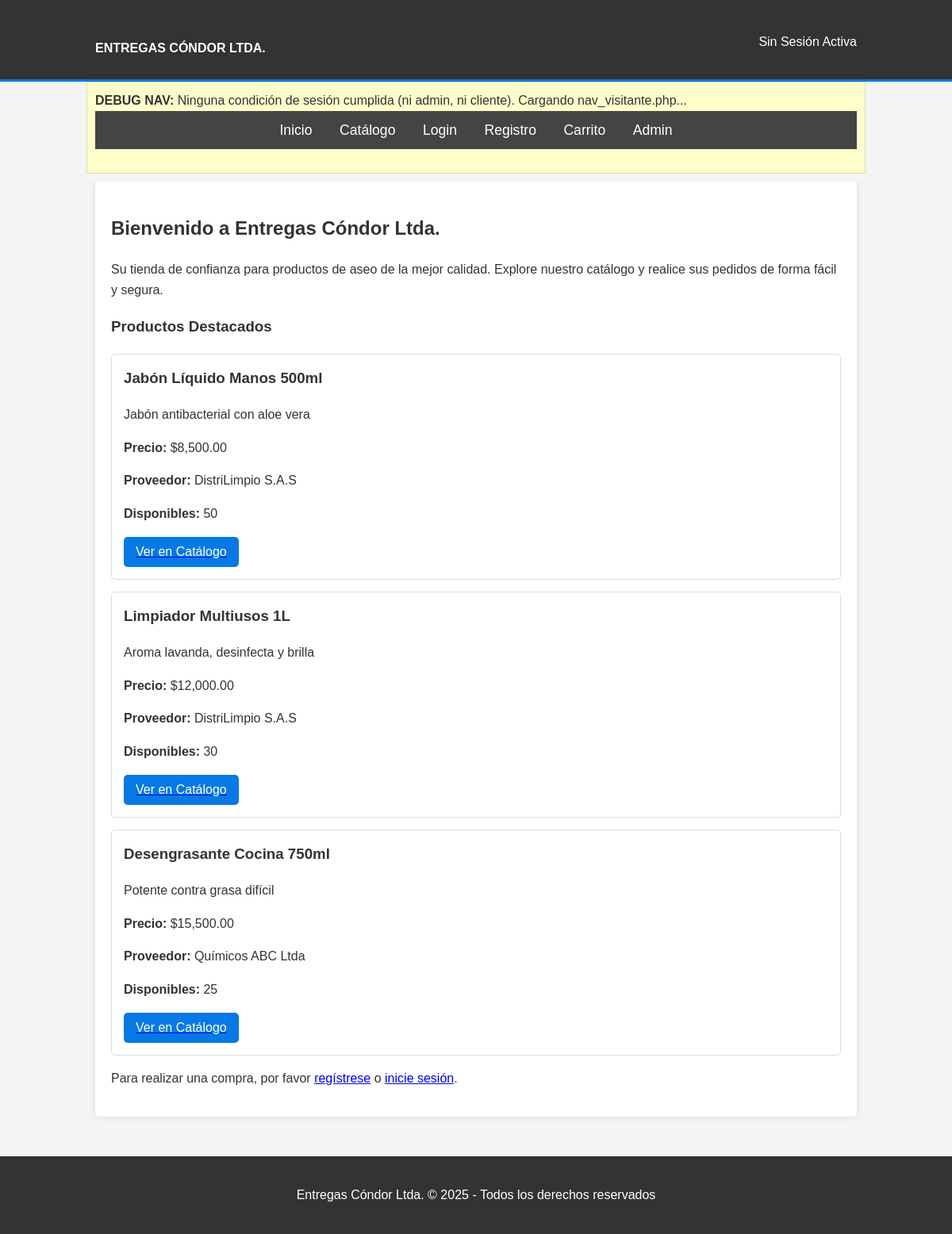
The page / on the database its author committed.
### tables this page shows
CREATE TABLE `producto` (
  `id_producto` int(11) NOT NULL,
  `nombre_producto` varchar(120) NOT NULL,
  `descripcion` text DEFAULT NULL,
  `precio` decimal(10,2) NOT NULL,
  `id_proveedor` int(11) NOT NULL,
  `fecha_creacion` datetime DEFAULT current_timestamp()
);

CREATE TABLE `proveedor` (
  `id_proveedor` int(11) NOT NULL,
  `nombre_proveedor` varchar(120) NOT NULL,
  `contacto` varchar(100) DEFAULT NULL,
  `telefono` varchar(20) DEFAULT NULL,
  `direccion` varchar(200) DEFAULT NULL,
  `fecha_creacion` datetime DEFAULT current_timestamp()
);

CREATE TABLE `inventario` (
  `id_producto` int(11) NOT NULL,
  `cantidad_disponible` int(11) NOT NULL DEFAULT 0,
  `fecha_actualizacion` datetime DEFAULT current_timestamp() ON UPDATE current_timestamp()
);

### index.php (the view, shortened to what this page needs)
<?php
require_once __DIR__ . '/includes/header.php';
echo "<div class='container' style='background-color: #ffc; border: 1px solid #dda; padding: 10px; margin-bottom:10px;'><strong>DEBUG NAV:</strong> ";
if (isset($_SESSION['admin_logged_in']) && $_SESSION['admin_logged_in'] === true) {
    echo "Condición para NAV_ADMIN cumplida. Cargando nav_admin.php...";
    require_once __DIR__ . '/includes/nav_admin.php';
} elseif (isset($_SESSION['cliente_id'])) {
    echo "Condición para NAV_CLIENTE cumplida. Cargando nav_cliente.php...";
    require_once __DIR__ . '/includes/nav_cliente.php';
} else {
    echo "Ninguna condición de sesión cumplida (ni admin, ni cliente). Cargando nav_visitante.php...";
    require_once __DIR__ . '/includes/nav_visitante.php';
}
echo "</div>";
?>
<div class="container">
    <div class="main-content">
        <h2>Bienvenido a Entregas Cóndor Ltda.</h2>
        <p>Su tienda de confianza para productos de aseo de la mejor calidad. Explore nuestro catálogo y realice sus pedidos de forma fácil y segura.</p>
        <h3>Productos Destacados</h3>
        <div class="product-list">
            <?php
            try {
                $stmt = $pdo->query("SELECT
                                        p.id_producto, p.nombre_producto, p.descripcion, p.precio,
                                        pr.nombre_proveedor,
                                        i.cantidad_disponible
                                    FROM Producto p
                                    JOIN Proveedor pr ON p.id_proveedor = pr.id_proveedor
                                    LEFT JOIN Inventario i ON p.id_producto = i.id_producto
                                    WHERE (i.cantidad_disponible IS NULL OR i.cantidad_disponible > 0)
                                    ORDER BY p.fecha_creacion DESC
                                    LIMIT 3");
                $productos_destacados = $stmt->fetchAll(PDO::FETCH_ASSOC);
                if ($productos_destacados) {
                    foreach ($productos_destacados as $producto) {
                        echo "<div class='product-item'>";
                        echo "<h3>" . htmlspecialchars($producto['nombre_producto']) . "</h3>";
                        echo "<p>" . nl2br(htmlspecialchars($producto['descripcion'] ?? 'Sin descripción.')) . "</p>";
                        echo "<p><strong>Precio:</strong> $" . htmlspecialchars(number_format($producto['precio'], 2)) . "</p>";
                        echo "<p><strong>Proveedor:</strong> " . htmlspecialchars($producto['nombre_proveedor']) . "</p>";
                        echo "<p><strong>Disponibles:</strong> " . htmlspecialchars($producto['cantidad_disponible'] ?? 'Consultar') . "</p>";
                        echo "<a href='" . obtener_url_base() . "catalogo.php#producto-" . htmlspecialchars($producto['id_producto']) . "'><button>Ver en Catálogo</button></a>";
                        echo "</div>";
                    }
                } else {
                    echo "<p>No hay productos destacados en este momento.</p>";
                }
            } catch (PDOException $e) {
                echo "<p class='error'>Error al cargar productos destacados.</p>";
                 error_log("Error PDO en index.php (productos destacados): " . $e->getMessage());
            }
            ?>
        </div>
        <?php if (!isset($_SESSION['cliente_id']) && !(isset($_SESSION['admin_logged_in']) && $_SESSION['admin_logged_in'] === true)): ?>
            <p>Para realizar una compra, por favor <a href="<?php echo obtener_url_base(); ?>registro.php">regístrese</a> o <a href="<?php echo obtener_url_base(); ?>login.php">inicie sesión</a>.</p>
        <?php endif; ?>
    </div>
</div>
<?php
require_once __DIR__ . '/includes/footer.php';
?>

### includes/header.php (shortened to what this page needs)
<?php
if (!function_exists('obtener_url_base')) {
    function obtener_url_base() {
        $protocol = (!empty($_SERVER['HTTPS']) && $_SERVER['HTTPS'] !== 'off' || $_SERVER['SERVER_PORT'] == 443) ? "https://" : "http://";
        $host = $_SERVER['HTTP_HOST'];
        $project_folder_name = 'entregas_condor';
        $script_name_parts = explode('/', $_SERVER['SCRIPT_NAME']);
        $path_to_project = '/';
        foreach ($script_name_parts as $part) {
            if (empty($part)) continue;
            $path_to_project .= $part . '/';
        }
        if (strpos($_SERVER['SCRIPT_NAME'], '/' . $project_folder_name . '/') === false && $project_folder_name !== '') {
             $path_to_project = '/' . ($project_folder_name ? $project_folder_name . '/' : '');
        }
        return $protocol . $host . $path_to_project;
    }
}
?>
<!DOCTYPE html>
<html lang="es">
<head>
    <link rel="stylesheet" href="<?php echo obtener_url_base(); ?>css/style.css">
</head>
<body>
    <header>
        <div class="container">
            <div id="branding">
                <h1><a href="<?php echo obtener_url_base(); ?>index.php">Entregas Cóndor Ltda.</a></h1>
            </div>
            <div style="float: right; color: white; padding-top: 10px;">
                <?php
                if (isset($_SESSION['cliente_id'])) {
                    echo "Sesión Cliente: " . htmlspecialchars($_SESSION['cliente_nombre'] ?? 'Activa');
                } elseif (isset($_SESSION['admin_logged_in']) && $_SESSION['admin_logged_in'] === true) {
                    echo "Sesión Admin: Activa";
                } else {
                    echo "Sin Sesión Activa";
                }
                ?>
            </div>
        </div>
    </header>

### includes/nav_visitante.php (shortened to what this page needs)
<nav>
    <div class="container">
        <ul>
            <li><a href="<?php echo obtener_url_base(); ?>index.php">Inicio</a></li>
            <li><a href="<?php echo obtener_url_base(); ?>catalogo.php">Catálogo</a></li>
            <li><a href="<?php echo obtener_url_base(); ?>login.php">Login</a></li>
            <li><a href="<?php echo obtener_url_base(); ?>registro.php">Registro</a></li>
            <li><a href="<?php echo obtener_url_base(); ?>carrito.php">Carrito</a></li>
            <li><a href="<?php echo obtener_url_base(); ?>admin/index.php">Admin</a></li> </ul>
    </div>
</nav>

### includes/footer.php (shortened to what this page needs)
    <footer>
        <p>Entregas Cóndor Ltda. &copy; <?php echo date("Y"); ?> - Todos los derechos reservados</p>
    </footer>
    </body>
</html>

### css/style.css (style rules this page uses)
body { font-family: Arial, sans-serif; line-height: 1.6; margin: 0; padding: 0; background-color: #f4f4f4; color: #333; }
.container { width: 80%; margin: auto; overflow: hidden; padding: 0 20px; }
header { background: #333; color: #fff; padding-top: 30px; min-height: 70px; border-bottom: #0779e4 3px solid; }
header a { color: #fff; text-decoration: none; text-transform: uppercase; font-size: 16px; }
header #branding { float: left; }
header #branding h1 { margin: 0; }
nav { background: #444; color: #fff; padding: 10px 0; margin-bottom: 20px; }
nav ul { padding: 0; margin: 0 auto; list-style: none; text-align: center; }
nav li { display: inline; }
nav a { color: #fff; text-decoration: none; padding: 5px 15px; font-size: 1.1em; }
h1, h2, h3 { color: #333; }
.main-content { padding: 20px; background: #fff; margin-bottom: 20px; border-radius: 5px; box-shadow: 0 0 10px rgba(0,0,0,0.1); }
button, input[type="submit"] { display: block; background-color: #0779e4; color: white; padding: 10px 15px; border: none; border-radius: 5px; cursor: pointer; font-size: 16px; margin-top: 10px; }
.product-item { border: 1px solid #ddd; padding: 15px; margin-bottom: 15px; border-radius: 5px; background-color: #fff; }
.product-item h3 { margin-top: 0; }
footer { text-align: center; padding: 20px; background: #333; color: #fff; margin-top: 30px; }

### rows shown on the page
producto: nombre_producto "Jabón Líquido Manos 500ml", descripcion "Jabón antibacterial con aloe vera", precio "8,500.00", id_proveedor.nombre_proveedor "DistriLimpio S.A.S", inventario.cantidad_disponible "50"
producto: nombre_producto "Limpiador Multiusos 1L", descripcion "Aroma lavanda, desinfecta y brilla", precio "12,000.00", id_proveedor.nombre_proveedor "DistriLimpio S.A.S", inventario.cantidad_disponible "30"
producto: nombre_producto "Desengrasante Cocina 750ml", descripcion "Potente contra grasa difícil", precio "15,500.00", id_proveedor.nombre_proveedor "Químicos ABC Ltda", inventario.cantidad_disponible "25"
